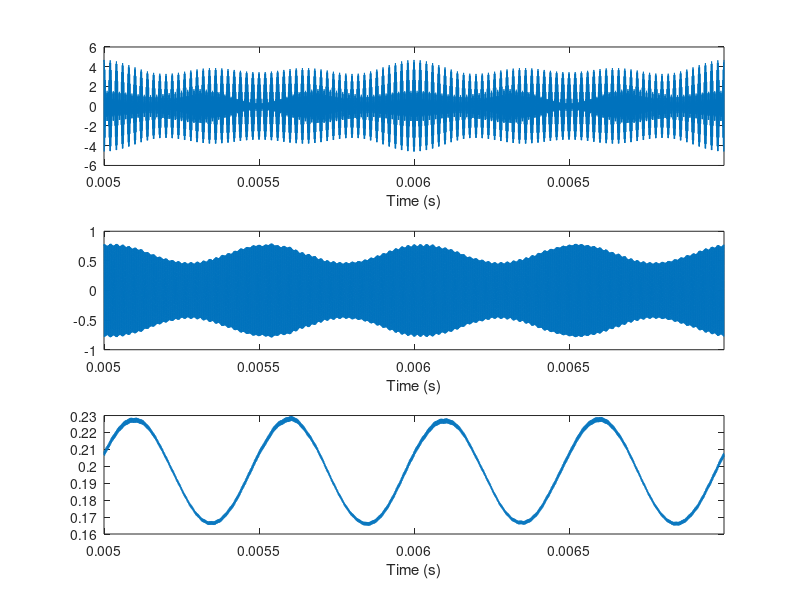
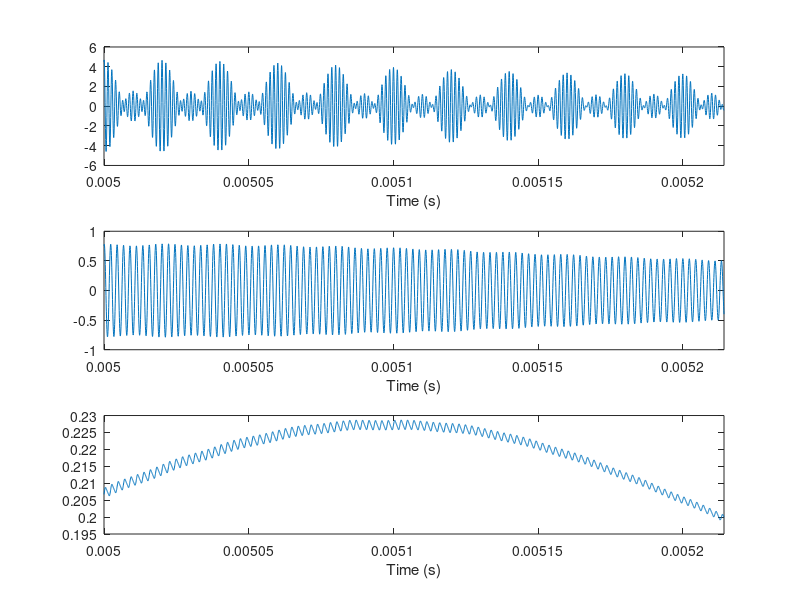

The MATLAB source for these figures, in order:
% This m-file simulates the operation of the heterodyne section and
% demodulating section of a garden variety AM receiver. An array is created
% that represents the superposition of three separate RF carriers, each
% modulated at a different audio frequency. This is the kind of signal that
% could be expected at the output of the LNA. This signal is multiplied by
% a local oscillator, passed though an IF filter, and demodulated using a
% simple envelope detector (half-wave rectifier and single pole LPF). Some
% plots are created at the end to show the signal at various locations in
% the receiver.
% Note: The 'Signal Processing Toolbox' and 'Control System Toolbox' are
% needed to run this file because of the function calls to butter(), tf(),
% and c2d(). It is possible that this file could be modified to avoid using
% those three functions by determining the filter coefficients differently
% in MATLAB or calculating them using another program, lookup table, etc.
% and entering them manually.
%% Start %%%%%%%%%%%%%%%%%%%%%%%%%%%%%%%%%%%%%%%%%%%%%%%%%%%%%%%%%%%%%%%%%%
clear all; close all;       % Clear memory and close figures, files, etc.
%% RF section %%%%%%%%%%%%%%%%%%%%%%%%%%%%%%%%%%%%%%%%%%%%%%%%%%%%%%%%%%%%%
Fc = [700 750 800]*1e3;     % Carrier frequencies (Hz)
Ac = [1.00 1.25 1.50];      % Carrier amplitudes
Fm = [1 2 3]*1e3;           % Modulation frequencies (Hz)
Dm = [0.25 0.25 0.25];      % Modulation depths
Fs = 20*max(Fc);            % Sample rate, 20 times the highest RF (Hz)
Ts = 1/Fs;                  % Sample period (s)
L = 10/min(Fm);             % Duration of signal, 10 times the period of
                            % the lowest modulation frequency
t = Ts*(0:ceil(L/Ts)-1);    % Array of sample times (s)
Sc = diag(Ac)*cos(2*pi*Fc'*t);  % Carrier signals. A three row array with
                                % each row representing a single RF
                                % carrier.
Sm = 1 + diag(Dm)*cos(2*pi*Fm'*t);  % Modulating signals. A three row array
                                    % with each row representing the
                                    % modulation for a single carrier.
Stx = sum(Sm.*Sc, 1);   % RF signal. The superposition of three separately
                        % modulated carriers. This is the type of signal
                        % that could be expected at the output of the LNA
                        % (or input to the mixer).
%% Mixer section %%%%%%%%%%%%%%%%%%%%%%%%%%%%%%%%%%%%%%%%%%%%%%%%%%%%%%%%%%
FLO = 300e3;                % Local oscillator frequency (Hz)
ALO = 1;                    % Local oscillator amplitude
SLO = ALO*cos(2*pi*FLO*t);  % Local oscillator signal
Smix = Stx.*SLO;            % Signal at the output of the mixer
%% IF filter section %%%%%%%%%%%%%%%%%%%%%%%%%%%%%%%%%%%%%%%%%%%%%%%%%%%%%%
% There is probably a slicker way to write this in MATLAB, but I am an
% analog guy and don't really have a good handle on the nuances of digital
% filtering. So I just generated a continous time transfer function for a
% Butterworth bandpass filter and then coverted that to its discrete
% equivalent.
[NUM, DEN] = butter(5, [2*pi*430e3 2*pi*470e3], 's'); % Filter coefficients
                                                      % for a 10th order
                                                      % Butterworth
                                                      % bandpass centered
                                                      % at 450 MHz
                                                      
Hd = c2d(tf(NUM, DEN), Ts);     % Discrete equivalent derived from previous
                                % continuous time filter coefficients
Sfilt = filter(Hd.num{1}, Hd.den{1}, Smix);     % Signal at the output of
                                                % the IF filter
%% Envelope detector section %%%%%%%%%%%%%%%%%%%%%%%%%%%%%%%%%%%%%%%%%%%%%%
Srect = Sfilt; Srect(Srect<0) = 0;  % Half-wave rectified IF signal
tau = 0.1e-3;                       % Filter time constant (s)
a = Ts/tau;
Srect_low = filter(a, [1 a-1], Srect);  % Low pass filtering to recover the
                                        % the modulating signal
%% Plotting section %%%%%%%%%%%%%%%%%%%%%%%%%%%%%%%%%%%%%%%%%%%%%%%%%%%%%%%                                        
                                        
% The plots display numerical data from somewhere in middle of the arrays
% so that the transient responses from the filters have had a chance to
% ring out. Each figure contains three plots: the RF signal, the IF filter
% output, and the demodulated audio signal. The first figure plots a longer
% segment of time so the demodulated audio signal can be distinguished.
% The second figure plots a much shorter segment of time to show the detail
% in the RF signal.
figure;
min_index = ceil(length(t)/2);
max_index = min_index + ceil(2/min(Fm)/Ts);
subplot(3,1,1);
plot(t(min_index:max_index), Stx((min_index:max_index)));
xlim([t(min_index) t(max_index)]); xlabel('Time (s)');
subplot(3,1,2);
plot(t(min_index:max_index), Sfilt((min_index:max_index)));
xlim([t(min_index) t(max_index)]); xlabel('Time (s)');
subplot(3,1,3);
plot(t(min_index:max_index), Srect_low((min_index:max_index)));
xlim([t(min_index) t(max_index)]); xlabel('Time (s)');

figure;
min_index = ceil(length(t)/2);
max_index = min_index + ceil(150/min(Fc)/Ts);
subplot(3,1,1);
plot(t(min_index:max_index), Stx((min_index:max_index)));
xlim([t(min_index) t(max_index)]); xlabel('Time (s)');
subplot(3,1,2);
plot(t(min_index:max_index), Sfilt((min_index:max_index)));
xlim([t(min_index) t(max_index)]); xlabel('Time (s)');
subplot(3,1,3);
plot(t(min_index:max_index), Srect_low((min_index:max_index)));
xlim([t(min_index) t(max_index)]); xlabel('Time (s)');